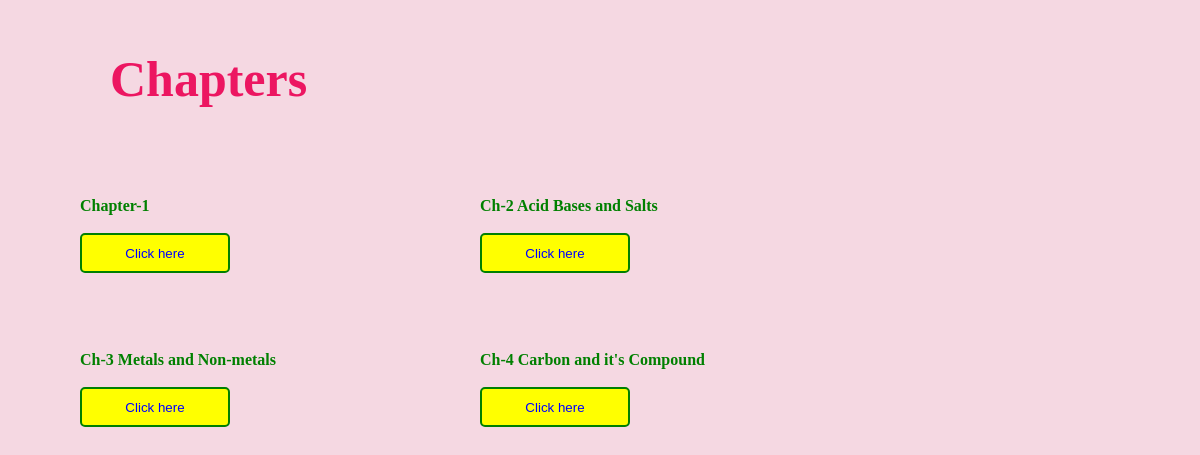
Page /chapters.php?ID=4 on the committed database.
### tables this page shows
CREATE TABLE `chapters` (
  `ID` int(10) NOT NULL,
  `Col_ID` int(11) NOT NULL,
  `Name` varchar(100) NOT NULL,
  `file_name` varchar(50) NOT NULL
);

### chapters.php (the view, shortened to what this page needs)
<html>
<head>
</head>
 <body>
    <div class='b2'>
        <?php
        echo "<h2> Chapters</h2>";
            $connect = new mysqli("localhost","root","","offers");
            $query = "select * from chapters where Col_ID=".$_GET['ID'];
            $result = $connect->query($query);
            while($row = $result->fetch_assoc()){
                echo "<div class='chapter'>";
                echo "<br/>";
                echo "<b>".$row['Name']."</b>";
                echo "<br/>";
                echo "<br/>";
                echo "<a href='Chapters/".$row['file_name']."'><button>Click here</button></a>";
                echo "</div>";
            }
        ?>
    </div>
 </body>
</html>

### chapters.php (style rules this page uses)
h2 { color:rgb(236, 22, 97); font-size:50px; margin-left:100px; }
body { background-color:rgb(245, 216, 226); }
.b2 { z-index:2; position:absolute; left:10px; }
.chapter { border-bottom-left-radius: 05px; border-bottom-right-radius:05px; border-top-right-radius: 05px; border-top-left-radius: 05px; padding:20px; width:300px; display:inline-block; margin:10px; margin-left:50px; text-decoration:none; color:green; }
button { width: 150px; height:40px; border-bottom-left-radius: 05px; border-bottom-right-radius:05px; border-top-right-radius: 05px; border-top-left-radius: 05px; color:blue; background-color:yellow; border:2px solid green; }

### rows in the picture
chapters: Name "Chapter-1"
chapters: Name "Ch-2 Acid Bases and Salts"
chapters: Name "Ch-3 Metals and Non-metals"
chapters: Name "Ch-4 Carbon and it's Compound"
